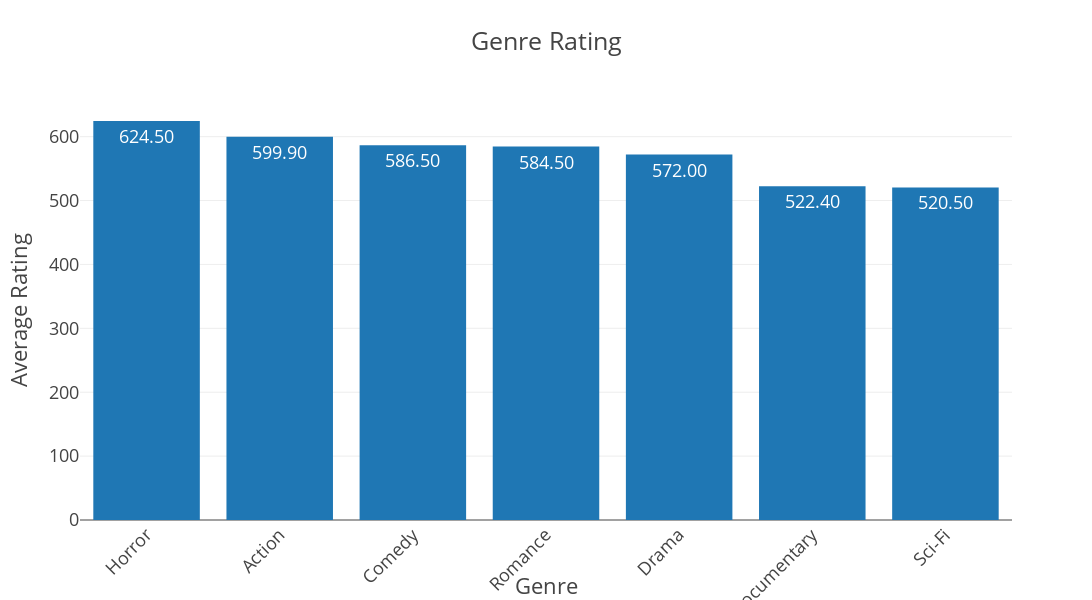

Source (notebook cell):
### Code cell
import os
import plotly.express as px

fig = px.bar(
    genre_ratings,
    x='Favorite_Genre',
    y='total rating',
    title='Genre Rating',
    text='total rating',
    color_discrete_sequence=['#1f77b4']  # Single blue color
)

fig.update_traces(
    texttemplate='%{text:.2f}',
    textposition='inside',
    showlegend=False  # Hide legend at trace level just in case
)

fig.update_layout(
    xaxis_tickangle=-45,
    yaxis_title='Average Rating',
    xaxis_title='Genre',
    template='presentation',
    uniformtext_minsize=8,
    uniformtext_mode='hide',
    height=600,
    width=1100,
    showlegend=False  # Hide legend at layout level
)

fig.show()

fig.write_image(os.path.join(result_dir, 'Total_Rating_by_Favorite_Genre_Bar_chart.jpg'))
fig.write_image(os.path.join(result_dir, 'Total_Rating_by_Favorite_Genre_Bar_chart.png'))
fig.write_html(os.path.join(result_dir, 'Total_Rating_by_Favorite_Genre_Bar_chart.html'))

### Figure 1 — Plotly figure (JSON) as saved in the notebook; plotly's stock layout.template omitted (floating-point values rounded to 4 significant figures)
{"data": [{"hovertemplate": "Favorite_Genre=%{x}<br>total rating=%{text}<extra></extra>", "legendgroup": "", "marker": {"color": "#1f77b4", "pattern": {"shape": ""}}, "name": "", "orientation": "v", "showlegend": false, "text": [624.5, 599.9, 586.5, 584.5, 572.0, 522.4, 520.5], "textposition": "inside", "texttemplate": "%{text:.2f}", "type": "bar", "x": ["Horror", "Action", "Comedy", "Romance", "Drama", "Documentary", "Sci-Fi"], "xaxis": "x", "y": [624.5, 599.9, 586.5, 584.5, 572.0, 522.4, 520.5], "yaxis": "y"}], "layout": {"barmode": "relative", "height": 600, "legend": {"tracegroupgap": 0}, "showlegend": false, "title": {"text": "Genre Rating"}, "uniformtext": {"minsize": 8, "mode": "hide"}, "width": 1100, "xaxis": {"anchor": "y", "autorange": true, "domain": [0, 1], "range": [-0.5, 6.5], "tickangle": -45, "title": {"text": "Genre"}, "type": "category"}, "yaxis": {"anchor": "x", "autorange": true, "domain": [0, 1], "range": [0, 657.4], "title": {"text": "Average Rating"}, "type": "linear"}}}
